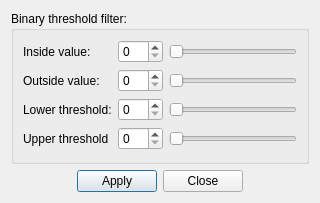
<?xml version="1.0" encoding="UTF-8"?>
<ui version="4.0">
 <class>BinaryThresholdFilterDialog</class>
 <widget class="QDialog" name="BinaryThresholdFilterDialog">
  <property name="geometry">
   <rect>
    <x>0</x>
    <y>0</y>
    <width>313</width>
    <height>203</height>
   </rect>
  </property>
  <property name="windowTitle">
   <string>Binary threshold filter</string>
  </property>
  <layout class="QVBoxLayout" name="verticalLayout">
   <item>
    <widget class="QGroupBox" name="groupBox">
     <property name="title">
      <string>Binary threshold filter:</string>
     </property>
     <layout class="QGridLayout" name="gridLayout">
      <item row="0" column="0">
       <widget class="QLabel" name="label">
        <property name="text">
         <string>Inside value:</string>
        </property>
       </widget>
      </item>
      <item row="0" column="1">
       <widget class="QSpinBox" name="spinBoxInsideValue">
        <property name="minimumSize">
         <size>
          <width>45</width>
          <height>0</height>
         </size>
        </property>
        <property name="maximum">
         <number>255</number>
        </property>
       </widget>
      </item>
      <item row="0" column="2">
       <widget class="QSlider" name="horizontalSliderInsideValue">
        <property name="minimumSize">
         <size>
          <width>128</width>
          <height>0</height>
         </size>
        </property>
        <property name="maximum">
         <number>255</number>
        </property>
        <property name="orientation">
         <enum>Qt::Horizontal</enum>
        </property>
       </widget>
      </item>
      <item row="1" column="0">
       <widget class="QLabel" name="label_2">
        <property name="text">
         <string>Outside value:</string>
        </property>
       </widget>
      </item>
      <item row="1" column="1">
       <widget class="QSpinBox" name="spinBoxOutsideValue">
        <property name="minimumSize">
         <size>
          <width>45</width>
          <height>0</height>
         </size>
        </property>
        <property name="maximum">
         <number>255</number>
        </property>
       </widget>
      </item>
      <item row="1" column="2">
       <widget class="QSlider" name="horizontalSliderOutsideValue">
        <property name="minimumSize">
         <size>
          <width>128</width>
          <height>0</height>
         </size>
        </property>
        <property name="maximum">
         <number>255</number>
        </property>
        <property name="orientation">
         <enum>Qt::Horizontal</enum>
        </property>
       </widget>
      </item>
      <item row="2" column="0">
       <widget class="QLabel" name="label_3">
        <property name="text">
         <string>Lower threshold:</string>
        </property>
       </widget>
      </item>
      <item row="2" column="1">
       <widget class="QSpinBox" name="spinBoxLowerThreshold">
        <property name="minimumSize">
         <size>
          <width>45</width>
          <height>0</height>
         </size>
        </property>
        <property name="maximum">
         <number>255</number>
        </property>
       </widget>
      </item>
      <item row="2" column="2">
       <widget class="QSlider" name="horizontalSliderLowerThreshold">
        <property name="minimumSize">
         <size>
          <width>128</width>
          <height>0</height>
         </size>
        </property>
        <property name="maximum">
         <number>255</number>
        </property>
        <property name="orientation">
         <enum>Qt::Horizontal</enum>
        </property>
       </widget>
      </item>
      <item row="3" column="0">
       <widget class="QLabel" name="label_4">
        <property name="text">
         <string>Upper threshold</string>
        </property>
       </widget>
      </item>
      <item row="3" column="1">
       <widget class="QSpinBox" name="spinBoxUpperThreshold">
        <property name="minimumSize">
         <size>
          <width>45</width>
          <height>0</height>
         </size>
        </property>
        <property name="maximum">
         <number>255</number>
        </property>
       </widget>
      </item>
      <item row="3" column="2">
       <widget class="QSlider" name="horizontalSliderUpperThreshold">
        <property name="minimumSize">
         <size>
          <width>128</width>
          <height>0</height>
         </size>
        </property>
        <property name="maximum">
         <number>255</number>
        </property>
        <property name="orientation">
         <enum>Qt::Horizontal</enum>
        </property>
       </widget>
      </item>
     </layout>
    </widget>
   </item>
   <item>
    <layout class="QHBoxLayout" name="horizontalLayout">
     <item>
      <spacer name="horizontalSpacer">
       <property name="orientation">
        <enum>Qt::Horizontal</enum>
       </property>
       <property name="sizeHint" stdset="0">
        <size>
         <width>40</width>
         <height>20</height>
        </size>
       </property>
      </spacer>
     </item>
     <item>
      <widget class="QPushButton" name="pushButtonApply">
       <property name="text">
        <string>Apply</string>
       </property>
      </widget>
     </item>
     <item>
      <widget class="QPushButton" name="pushButtonClose">
       <property name="text">
        <string>Close</string>
       </property>
      </widget>
     </item>
     <item>
      <spacer name="horizontalSpacer_2">
       <property name="orientation">
        <enum>Qt::Horizontal</enum>
       </property>
       <property name="sizeHint" stdset="0">
        <size>
         <width>40</width>
         <height>20</height>
        </size>
       </property>
      </spacer>
     </item>
    </layout>
   </item>
  </layout>
 </widget>
 <resources/>
 <connections>
  <connection>
   <sender>spinBoxInsideValue</sender>
   <signal>valueChanged(int)</signal>
   <receiver>horizontalSliderInsideValue</receiver>
   <slot>setValue(int)</slot>
   <hints>
    <hint type="sourcelabel">
     <x>127</x>
     <y>39</y>
    </hint>
    <hint type="destinationlabel">
     <x>201</x>
     <y>42</y>
    </hint>
   </hints>
  </connection>
  <connection>
   <sender>spinBoxOutsideValue</sender>
   <signal>valueChanged(int)</signal>
   <receiver>horizontalSliderOutsideValue</receiver>
   <slot>setValue(int)</slot>
   <hints>
    <hint type="sourcelabel">
     <x>150</x>
     <y>78</y>
    </hint>
    <hint type="destinationlabel">
     <x>284</x>
     <y>79</y>
    </hint>
   </hints>
  </connection>
  <connection>
   <sender>spinBoxLowerThreshold</sender>
   <signal>valueChanged(int)</signal>
   <receiver>horizontalSliderLowerThreshold</receiver>
   <slot>setValue(int)</slot>
   <hints>
    <hint type="sourcelabel">
     <x>150</x>
     <y>105</y>
    </hint>
    <hint type="destinationlabel">
     <x>284</x>
     <y>106</y>
    </hint>
   </hints>
  </connection>
  <connection>
   <sender>spinBoxUpperThreshold</sender>
   <signal>valueChanged(int)</signal>
   <receiver>horizontalSliderUpperThreshold</receiver>
   <slot>setValue(int)</slot>
   <hints>
    <hint type="sourcelabel">
     <x>150</x>
     <y>132</y>
    </hint>
    <hint type="destinationlabel">
     <x>284</x>
     <y>133</y>
    </hint>
   </hints>
  </connection>
  <connection>
   <sender>horizontalSliderInsideValue</sender>
   <signal>valueChanged(int)</signal>
   <receiver>spinBoxInsideValue</receiver>
   <slot>setValue(int)</slot>
   <hints>
    <hint type="sourcelabel">
     <x>199</x>
     <y>34</y>
    </hint>
    <hint type="destinationlabel">
     <x>137</x>
     <y>38</y>
    </hint>
   </hints>
  </connection>
  <connection>
   <sender>horizontalSliderOutsideValue</sender>
   <signal>valueChanged(int)</signal>
   <receiver>spinBoxOutsideValue</receiver>
   <slot>setValue(int)</slot>
   <hints>
    <hint type="sourcelabel">
     <x>192</x>
     <y>76</y>
    </hint>
    <hint type="destinationlabel">
     <x>143</x>
     <y>76</y>
    </hint>
   </hints>
  </connection>
  <connection>
   <sender>horizontalSliderLowerThreshold</sender>
   <signal>valueChanged(int)</signal>
   <receiver>spinBoxLowerThreshold</receiver>
   <slot>setValue(int)</slot>
   <hints>
    <hint type="sourcelabel">
     <x>197</x>
     <y>105</y>
    </hint>
    <hint type="destinationlabel">
     <x>150</x>
     <y>105</y>
    </hint>
   </hints>
  </connection>
  <connection>
   <sender>horizontalSliderUpperThreshold</sender>
   <signal>valueChanged(int)</signal>
   <receiver>spinBoxUpperThreshold</receiver>
   <slot>setValue(int)</slot>
   <hints>
    <hint type="sourcelabel">
     <x>284</x>
     <y>133</y>
    </hint>
    <hint type="destinationlabel">
     <x>150</x>
     <y>132</y>
    </hint>
   </hints>
  </connection>
  <connection>
   <sender>pushButtonClose</sender>
   <signal>clicked()</signal>
   <receiver>BinaryThresholdFilterDialog</receiver>
   <slot>close()</slot>
   <hints>
    <hint type="sourcelabel">
     <x>208</x>
     <y>207</y>
    </hint>
    <hint type="destinationlabel">
     <x>251</x>
     <y>205</y>
    </hint>
   </hints>
  </connection>
 </connections>
</ui>
